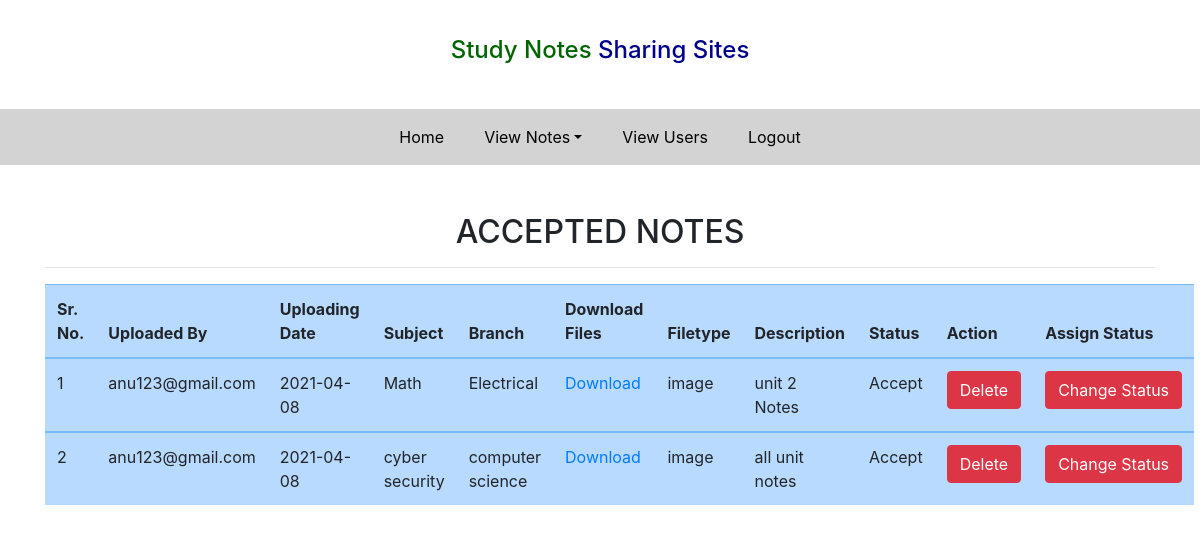
/Accept/ (signed in), run on the app's committed database.
### notes/models.py (models this page shows, shortened)
class Notes(models.Model):
    user = models.ForeignKey(User,on_delete=models.CASCADE)
    uploadingdate = models.CharField(max_length=10)
    branch = models.CharField(max_length=10)
    subject = models.CharField(max_length=15)
    filetype = models.CharField(max_length=15)
    notesfile = models.FileField (null=True)
    role = models.CharField(max_length=15, null=True)
    description = models.CharField(max_length=150, null=True)
    status = models.CharField(max_length=15,null=True)

### notes/views.py (the view)
# urls.py: path('Accept/', views.Accept,name='Accept'),
def Accept(request):
    if not request.user.is_staff:
        return redirect('/login_admin/')
    notes= Notes.objects.filter(status='Accept')
    d = {'notes':notes}
    return render(request,'Accept.html',d)

### notes/templates/Accept.html (shortened to what this page needs)
{% extends 'admin_navigation.html' %}
{% load static %}
{% block body %}
<div class="container mt-5">
    <div class="row">
        <div class="col-sm-12">
            <h2 class="text-center">ACCEPTED NOTES</h2>
            <hr>
            <div class="mt-3">
                <table class="table table-primary">
                    <thead>
                    <tr>
                        <th>Sr. No.</th>
                        <th>Uploaded By</th>
                        <th>Uploading Date</th>
                        <th>Subject</th>
                        <th>Branch</th>
                        <th>Download Files</th>
                        <th>Filetype</th>
                        <th>Description</th>
                        <th>Status</th>
                        <th>Action</th>
                        <th>Assign Status</th>
                    </tr>
                    </thead>
                    {% for i in notes %}
                    <tbody>
                        <tr>
                            <td>{{forloop.counter}}</td>
                            <td>{{i.user.username}}</td>
                            <td>{{i.uploadingdate}}</td>
                            <td>{{i.subject}}</td>
                            <td>{{i.branch}}</td>
                            <td><a href="{{i.notesfile.url}}" download>Download</a></td>
                            <td>{{i.filetype}}</td>
                            <td>{{i.description}}</td>
                            <td>{{i.status}}</td>
                            <td><a href="{% url 'delete_notes' i.id %}" class="btn btn-danger" onclick="return confirm('Are you Sure?')">Delete</a></td>
                            <td><a href="{% url 'change_status' i.id  %}" class="btn btn-danger">Change&nbsp;Status</a></td>
                        </tr>
                    </tbody>
                       {% endfor %}
                </table>
            </div>
        </div>
    </div>
</div>
{% endblock %}

### data on the page
Notes: user.username "anu123@gmail.com", uploadingdate "2021-04-08", subject "Math", branch "Electrical", filetype "image", description "unit 2 Notes", status "Accept"
Notes: user.username "anu123@gmail.com", uploadingdate "2021-04-08", subject "cyber security", branch "computer science", filetype "image", description "all unit notes", status "Accept"
